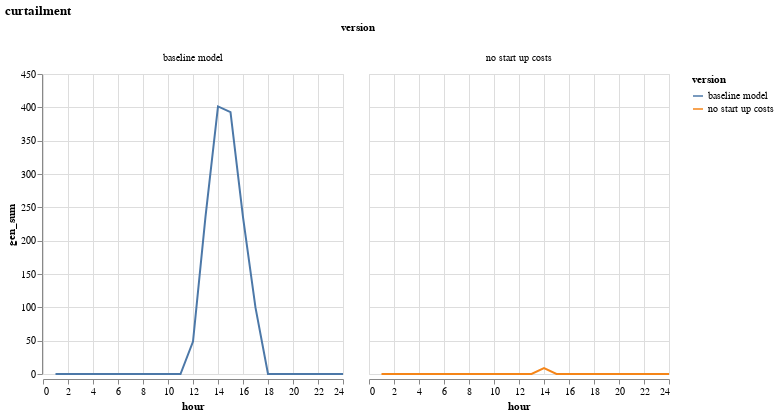

This figure's notebook cell:
### Code cell
# Plot time series of just the natural gas generation...
function return_ts_for_resource(solution, gen_df::DataFrame, resource::String)
    sol_gen = innerjoin(solution.gen, 
                    gen_df[!, [:r_id, :resource]], 
                        on = :r_id)

    # this is basically collapsing the data
    sol_gen = combine(groupby(sol_gen, [:resource, :hour]), 
                    :gen => sum) 
    # Add in curtailment
    curtail = combine(groupby(solution.curtail, [:hour]),
                :curt => sum)
    curtail.resource = "curtailment"
    rename!(curtail, :curt_sum => :gen_sum)
    append!(sol_gen, curtail[:,[:resource, :hour, :gen_sum]])
    filter!(row -> row[:resource]==resource, sol_gen)
    return(sol_gen)
end

function transform_output(solution, string_id::String, gen_df, 
                            resource::String)
    plot_df = return_ts_for_resource(solution, gen_df, 
        resource) 
    plot_df.version = string_id
    return plot_df
end

# Plot! First plot the natural gas production
function plot_comparison(gen_string::String)
    append!(
        transform_output(solution, "baseline model", gen_df, 
            gen_string), 
        transform_output(solution_sens, "no start up costs", gen_df_sens, 
            gen_string)
    ) |> 
        @vlplot(
            :line, 
            x = :hour, 
            y = :gen_sum, 
            column = :version,
            color=:version, title = gen_string)
end

# Plot curtailment
plot_comparison("curtailment")

### Figure 1 — Vega-Lite specification as saved in the notebook (floating-point values rounded to 4 significant figures)
{"data": {"values": [{"gen_sum": 0, "hour": 1, "resource": "curtailment", "version": "baseline model"}, {"gen_sum": 0, "hour": 2, "resource": "curtailment", "version": "baseline model"}, {"gen_sum": 0, "hour": 3, "resource": "curtailment", "version": "baseline model"}, {"gen_sum": 0, "hour": 4, "resource": "curtailment", "version": "baseline model"}, {"gen_sum": 0, "hour": 5, "resource": "curtailment", "version": "baseline model"}, {"gen_sum": 0, "hour": 6, "resource": "curtailment", "version": "baseline model"}, {"gen_sum": 0, "hour": 7, "resource": "curtailment", "version": "baseline model"}, {"gen_sum": 0, "hour": 8, "resource": "curtailment", "version": "baseline model"}, {"gen_sum": 0, "hour": 9, "resource": "curtailment", "version": "baseline model"}, {"gen_sum": 0, "hour": 10, "resource": "curtailment", "version": "baseline model"}, {"gen_sum": 0, "hour": 11, "resource": "curtailment", "version": "baseline model"}, {"gen_sum": 48.66, "hour": 12, "resource": "curtailment", "version": "baseline model"}, {"gen_sum": 236.0, "hour": 13, "resource": "curtailment", "version": "baseline model"}, {"gen_sum": 401.4, "hour": 14, "resource": "curtailment", "version": "baseline model"}, {"gen_sum": 392.7, "hour": 15, "resource": "curtailment", "version": "baseline model"}, {"gen_sum": 235.4, "hour": 16, "resource": "curtailment", "version": "baseline model"}, {"gen_sum": 99.48, "hour": 17, "resource": "curtailment", "version": "baseline model"}, {"gen_sum": 0, "hour": 18, "resource": "curtailment", "version": "baseline model"}, {"gen_sum": 0, "hour": 19, "resource": "curtailment", "version": "baseline model"}, {"gen_sum": 0, "hour": 20, "resource": "curtailment", "version": "baseline model"}, {"gen_sum": 0, "hour": 21, "resource": "curtailment", "version": "baseline model"}, {"gen_sum": 0, "hour": 22, "resource": "curtailment", "version": "baseline model"}, {"gen_sum": 0, "hour": 23, "resource": "curtailment", "version": "baseline model"}, {"gen_sum": 0, "hour": 24, "resource": "curtailment", "version": "baseline model"}, {"gen_sum": 0, "hour": 1, "resource": "curtailment", "version": "no start up costs"}, {"gen_sum": 0, "hour": 2, "resource": "curtailment", "version": "no start up costs"}, {"gen_sum": 0, "hour": 3, "resource": "curtailment", "version": "no start up costs"}, {"gen_sum": 0, "hour": 4, "resource": "curtailment", "version": "no start up costs"}, {"gen_sum": 0, "hour": 5, "resource": "curtailment", "version": "no start up costs"}, {"gen_sum": 0, "hour": 6, "resource": "curtailment", "version": "no start up costs"}, {"gen_sum": 0, "hour": 7, "resource": "curtailment", "version": "no start up costs"}, {"gen_sum": 0, "hour": 8, "resource": "curtailment", "version": "no start up costs"}, {"gen_sum": 0, "hour": 9, "resource": "curtailment", "version": "no start up costs"}, {"gen_sum": 0, "hour": 10, "resource": "curtailment", "version": "no start up costs"}, {"gen_sum": 0, "hour": 11, "resource": "curtailment", "version": "no start up costs"}, {"gen_sum": 0, "hour": 12, "resource": "curtailment", "version": "no start up costs"}, {"gen_sum": 0, "hour": 13, "resource": "curtailment", "version": "no start up costs"}, {"gen_sum": 8.745, "hour": 14, "resource": "curtailment", "version": "no start up costs"}, {"gen_sum": 0, "hour": 15, "resource": "curtailment", "version": "no start up costs"}, {"gen_sum": 0, "hour": 16, "resource": "curtailment", "version": "no start up costs"}, {"gen_sum": 0, "hour": 17, "resource": "curtailment", "version": "no start up costs"}, {"gen_sum": 0, "hour": 18, "resource": "curtailment", "version": "no start up costs"}, {"gen_sum": 0, "hour": 19, "resource": "curtailment", "version": "no start up costs"}, {"gen_sum": 0, "hour": 20, "resource": "curtailment", "version": "no start up costs"}, {"gen_sum": 0, "hour": 21, "resource": "curtailment", "version": "no start up costs"}, {"gen_sum": 0, "hour": 22, "resource": "curtailment", "version": "no start up costs"}, {"gen_sum": 0, "hour": 23, "resource": "curtailment", "version": "no start up costs"}, {"gen_sum": 0, "hour": 24, "resource": "curtailment", "version": "no start up costs"}]}, "encoding": {"color": {"field": "version", "type": "nominal"}, "column": {"field": "version", "type": "nominal"}, "x": {"field": "hour", "type": "quantitative"}, "y": {"field": "gen_sum", "type": "quantitative"}}, "mark": "line", "title": "curtailment"}
